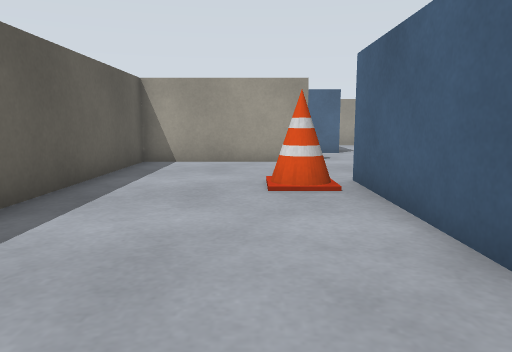
View 1 (above)

20 first-person views from a walk through a world built for the Gazebo simulator. The camera is 0.54 m above the floor, tilts 8° down and sees 70° across. The floor is counted in squares, 0.5 m on a side. Each view is taken from the middle of a square. On the plan, view 1 faces up. The plan holds only what a view shows up to about 14 squares ahead; the rest is blank. The place goes on beyond the plan.

View 2
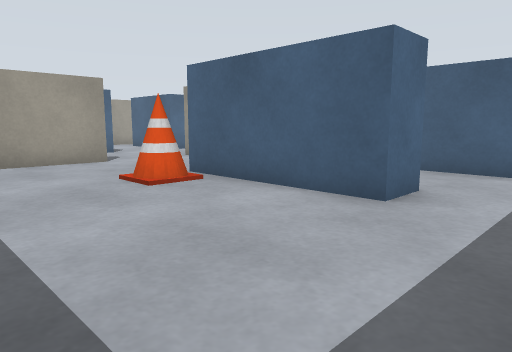

View 3
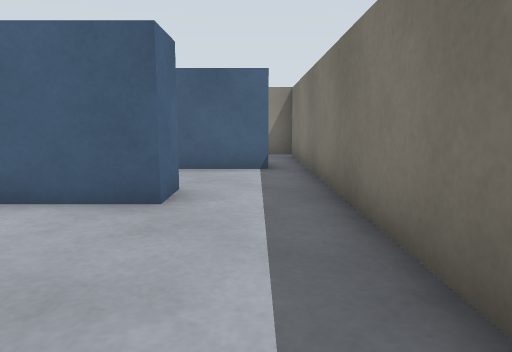

View 4
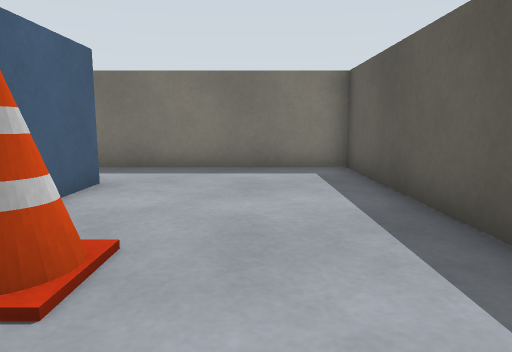

View 5
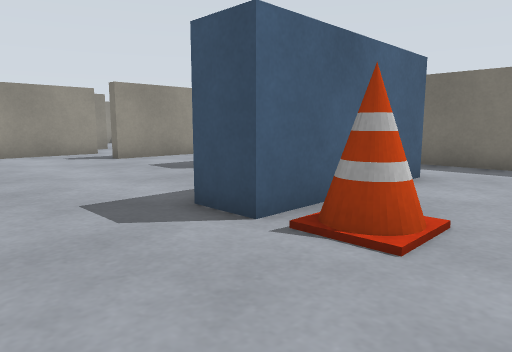

View 6
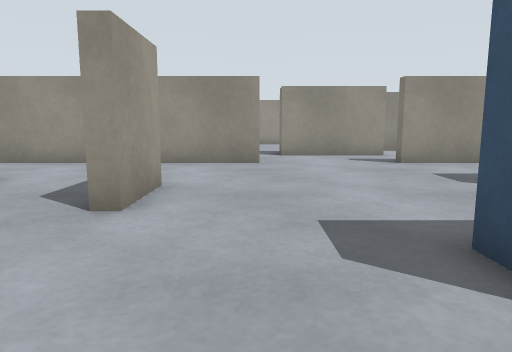

View 7
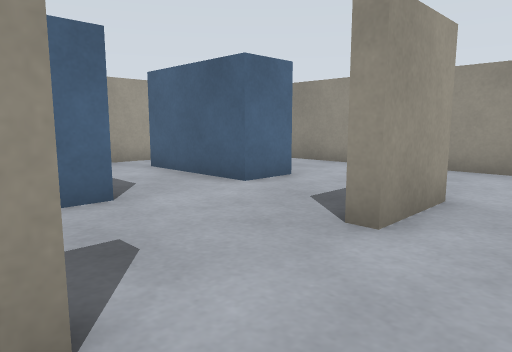

View 8
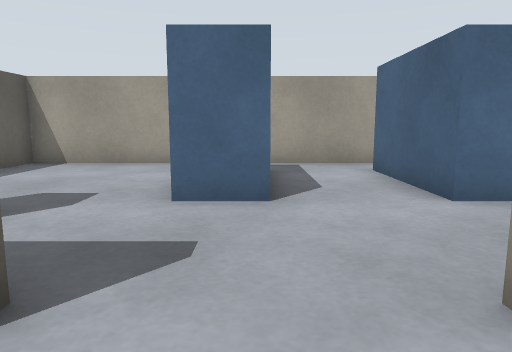

View 9
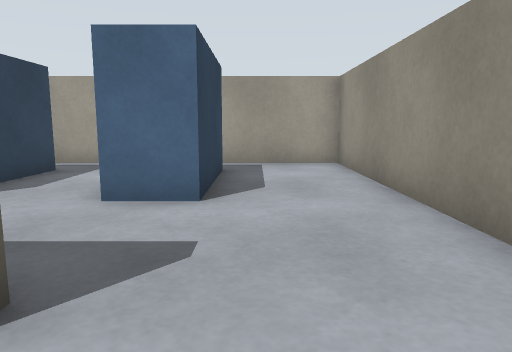

View 10
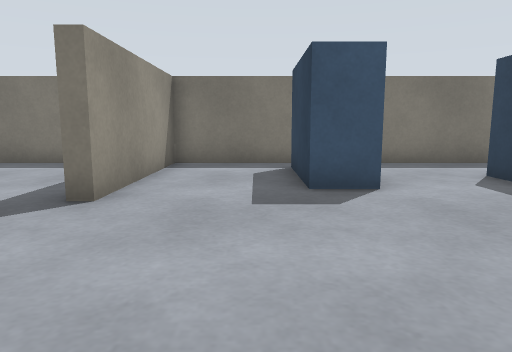

View 11
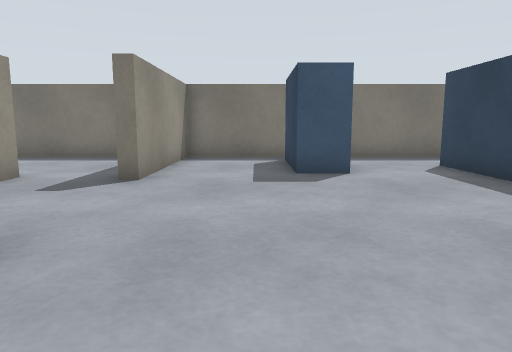

View 12
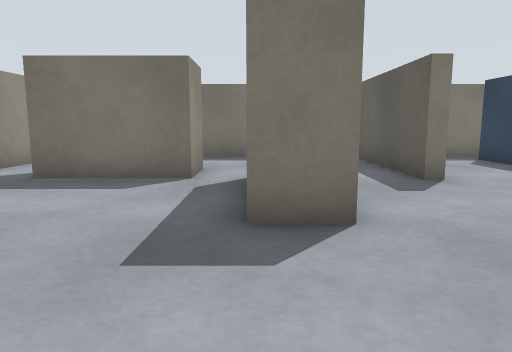

View 13
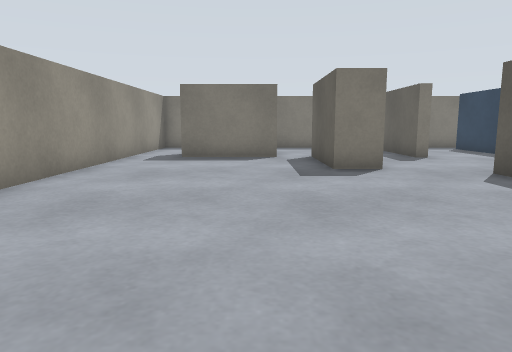

View 14
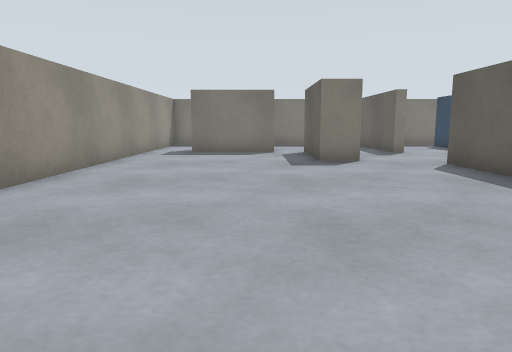

View 15
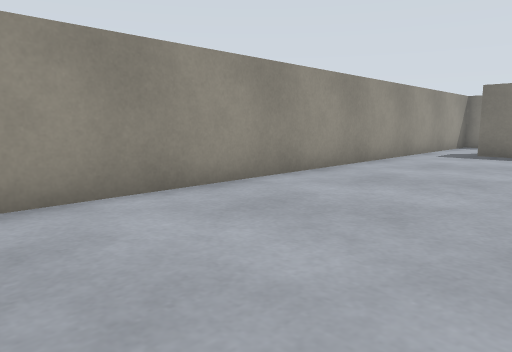

View 16
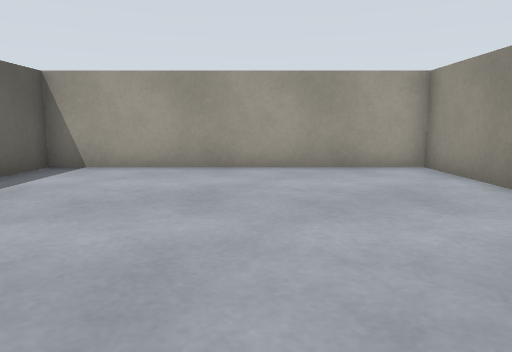

View 17
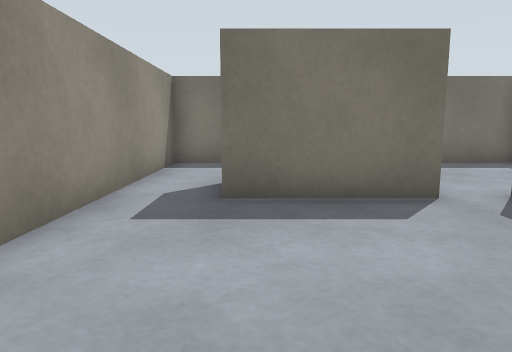

View 18
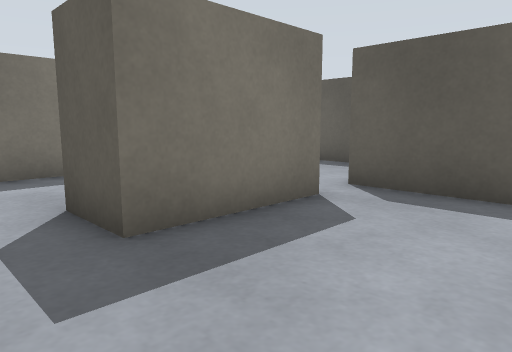

View 19
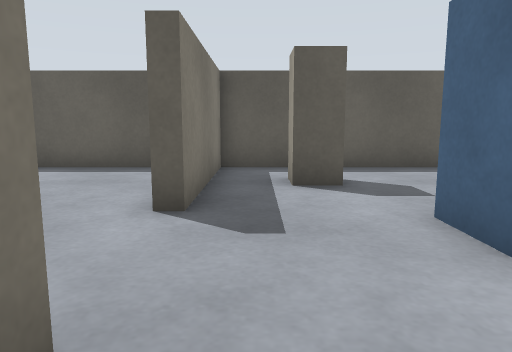

View 20
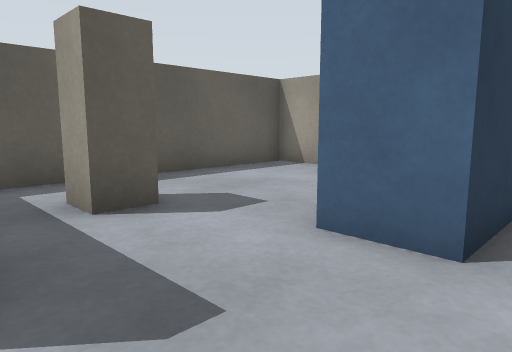

### Floor plan
Points are (right, up) in squares from view 1. A wall is a line through its corners. A room is listed if a view was taken in it or the views show most of it. See-through windows are left out.
Room 1 (views 1, 2, 3, 4, 5, 6, 7)
walls: (3.1, 2.3) (1.9, 2.3) (1.9, 7.1); (1.5, 10.7) (-3.3, 10.7) (-3.3, -0.3) (3.4, -0.3)
ways out: opening at (1, 9) to room 2; opening at (2.5, 1) to room 2
objects: cone (1, 6) to (1, 7)
Room 2 (views 8, 9, 10, 11, 12, 13, 14, 15, 16, 17, 18, 19, 20)
walls: (10.3, 8.9) (10.3, 19.3) (2.2, 19.3); (10.7, 11.5) (10.7, 8.9); (6.6, 10.7) (4.5, 10.7) (4.5, 11.1); (3.1, 5.1) (3.1, 2.3); (1.9, 7.1) (3.1, 7.1); (10.8, -0.3) (20.3, -0.3) (20.3, 19.3) (10.7, 19.3) (10.7, 17.5); (3.4, -0.3) (10.3, -0.3) (10.3, 4.9) (10.7, 4.9) (10.7, 0.2); (0.6, 19.3) (-3.3, 19.3) (-3.3, 11.1) (1.5, 11.1) (1.5, 10.7)
ways out: opening at (1, 9) to room 1; opening at (2.5, 1) to room 1
objects: pillar (-1, 13); blue box (2, 14) to (3, 17); blue box (6, 1) to (7, 4); blue box (6, 14) to (7, 17); cabinet (13, 5) to (14, 8); grey box (16, 3) to (18, 4)

Positions as (right, up) in squares from view 1, and headings:
1: (0, 0), facing up
2: (-3, 0), facing up-right
3: (-3, 1), facing right
4: (-1, 9), facing down
5: (-1, 10), facing down-right
6: (0, 9), facing right
7: (1, 9), facing up-right
8: (3, 9), facing up
9: (8, 9), facing up
10: (8, 10), facing down
11: (8, 12), facing down
12: (14, 12), facing down
13: (16, 17), facing down
14: (16, 19), facing down
15: (15, 19), facing down-right
16: (16, 10), facing up
17: (18, 10), facing down
18: (20, 8), facing down-left
19: (6, 12), facing left
20: (4, 11), facing up-left
